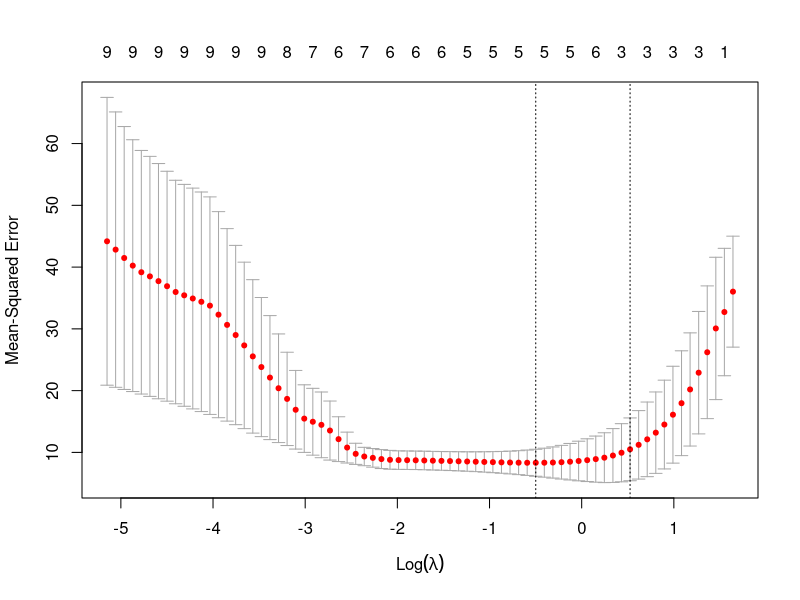

The R source for this figure:
## ---- chunk 1
knitr::opts_chunk$set(echo = TRUE)
library(readxl) 
library(glmnet) 
library(knitr) 
library(yaml)
library(rmarkdown)
## ---- chunk 2
LassoPredictiveModeling <- function(data, train_prop, folds, a, b, lambda_min) {
  
  # 1. Create training and test sets
  train_indices <- sample(1:nrow(data),train_prop*nrow(data))  
  training_set <- data[train_indices,]
  test_set <- data[-train_indices,]
  
  # 2. Prepare inputs for glmnet::LASSO
  cols <- colnames(training_set[,a:b]) # a and b designate the range of column indices in your dataset that denote your predictor variables
  training_set_predictors <- as.matrix(training_set[cols])
  training_set_output <- as.matrix(training_set[,ncol(training_set)])
  
  test_set_predictors <- as.matrix(test_set[cols])
  test_set_output <- as.matrix(test_set[,ncol(test_set)])
  
  # 3. Cross-Validation to find Optimal Lambda
  optimal_LASSO <- glmnet::cv.glmnet(x = training_set_predictors, 
                                   y = training_set_output,
                                   nfolds = folds,
                                   alpha = 1)
  plot(optimal_LASSO)
  
  if (lambda_min == TRUE) {
    optimal_lambda <- optimal_LASSO$lambda.min
    
  } else if (lambda_min == FALSE) {
    optimal_lambda <- optimal_LASSO$lambda.1se
  }
  
  # 4. Creating final LASSO model with optimal lambda
  LASSO_model <- glmnet(training_set_predictors,
                      training_set_output,
                      alpha = 1,
                      lambda = optimal_lambda,
                      standardize = TRUE)
  
  # 5. Assessing performance of this model on the training set
  predicted_train <- predict(LASSO_model, newx = training_set_predictors)
  residuals_train <- training_set_output - predicted_train
  mse_train <- mean(residuals_train^2)
  
  # 6. Assessing performance of this model on the test set
  predicted_test <- predict(LASSO_model, newx = test_set_predictors)
  residuals_test <- test_set_output - predicted_test
  mse_test <- mean(residuals_test^2)
  
  # 7. See which predictor variables have non-zero coefficients at this lambda
  coefs <- coef(LASSO_model)
  nonzero_coefs <- coefs[coefs!=0]
  
  # 8. Extract the names of these variables with non-zero coefficients
  nonzero_indices <- which(coefs != 0)
  names_nonzero_coefs <- colnames(training_set_predictors)[nonzero_indices]
  
  # 9. Calculate R-squared to determine goodness-of-fit
  R_squared <- LASSO_model$dev.ratio
  
  results <- list(optimal_lambda = optimal_lambda, 
                  names_nonzero_coefs = names_nonzero_coefs,
                  nonzero_coefs = nonzero_coefs, 
                  MSE_train = mse_train, 
                  MSE_test = mse_test,
                  R_squared = R_squared)
  
  return(results)

}
## ---- chunk 3
data(mtcars)
## ---- chunk 4
# Get the column index of "mpg"
mpg_index <- which(names(mtcars) == "mpg")

# Move the "mpg" column to the end
mtcars <- mtcars[, c(setdiff(seq_along(mtcars), mpg_index), mpg_index)]
## ---- chunk 5
set.seed(2023)

output <- LassoPredictiveModeling(data = mtcars, train_prop = .60, folds = 3,
                        a = 1, b = 10, lambda_min = TRUE)
output
## ---- chunk 6
VisualizeEquation <- function(coefficients, variable_names) {
  
  # 1. Initialize an empty vector to store the equation terms
  equation_terms <- character()
  
  # 2. Iterate over each element in the vector of coefficients
  for (coef in seq_along(coefficients)) {
    
    # i. Get the corresponding variable name
    variable <- variable_names[coef]
    
    # ii. Get the coefficient number
    coefficient <- coefficients[coef]
    
    # iii. Create the equation term as a string
    term <- paste(coefficient, variable, sep = "")
    
    # iv. Add the term to the equation_terms vector
    equation_terms <- c(equation_terms, term)
    
  }
  # 3. Combine the equation terms using the "+" operator
  equation <- paste(equation_terms, collapse = " + ")
  
  # 4. Print the equation
  cat("y =", equation)
}

## ---- chunk 7
VisualizeEquation(coefficients = output$nonzero_coefs,
                  variable_names = output$names_nonzero_coefs)
## ---- chunk 8
# If your data is in a CSV file
#data <- read.csv("filename.csv")

# If your data is in an excel file
#data <- read_excel("filename.xlsx")
## ---- chunk 9
# set.seed(a)

# output <- LassoPredictiveModeling(data = , train_prop = , folds = ,
                        # a = , b = , lambda_min = )
# output
## ---- chunk 10
#VisualizeEquation(coefficients = output$nonzero_coefs),
                  #variable_names = output$names_nonzero_coefs)
